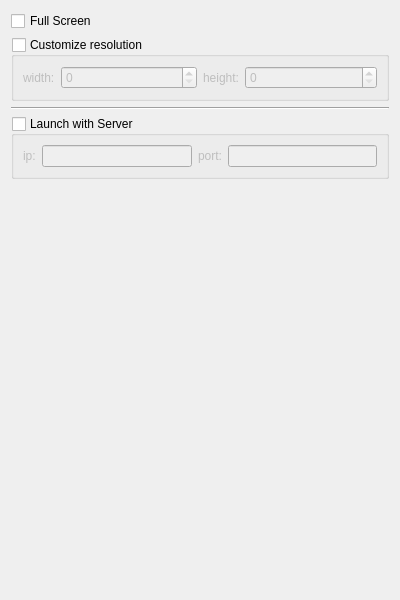
<?xml version="1.0" encoding="UTF-8"?>
<ui version="4.0">
 <class>GameTab</class>
 <widget class="QWidget" name="GameTab">
  <property name="geometry">
   <rect>
    <x>0</x>
    <y>0</y>
    <width>400</width>
    <height>600</height>
   </rect>
  </property>
  <property name="windowTitle">
   <string>Form</string>
  </property>
  <layout class="QVBoxLayout" name="verticalLayout">
   <item>
    <widget class="QCheckBox" name="fullScreen_checkBox">
     <property name="text">
      <string>Full Screen</string>
     </property>
    </widget>
   </item>
   <item>
    <widget class="QGroupBox" name="customizeResolution_gb">
     <property name="title">
      <string>Customize resolution</string>
     </property>
     <property name="checkable">
      <bool>true</bool>
     </property>
     <property name="checked">
      <bool>false</bool>
     </property>
     <layout class="QHBoxLayout" name="horizontalLayout">
      <item>
       <layout class="QHBoxLayout" name="horizontalLayout_3">
        <item>
         <widget class="QLabel" name="width_label">
          <property name="text">
           <string>width:</string>
          </property>
          <property name="buddy">
           <cstring>width_sb</cstring>
          </property>
         </widget>
        </item>
        <item>
         <widget class="QSpinBox" name="width_sb">
          <property name="sizePolicy">
           <sizepolicy hsizetype="Expanding" vsizetype="Fixed">
            <horstretch>0</horstretch>
            <verstretch>0</verstretch>
           </sizepolicy>
          </property>
          <property name="maximum">
           <number>999999999</number>
          </property>
         </widget>
        </item>
       </layout>
      </item>
      <item>
       <layout class="QHBoxLayout" name="horizontalLayout_6">
        <item>
         <widget class="QLabel" name="height_label">
          <property name="text">
           <string>height:</string>
          </property>
          <property name="buddy">
           <cstring>height_sb</cstring>
          </property>
         </widget>
        </item>
        <item>
         <widget class="QSpinBox" name="height_sb">
          <property name="sizePolicy">
           <sizepolicy hsizetype="Expanding" vsizetype="Fixed">
            <horstretch>0</horstretch>
            <verstretch>0</verstretch>
           </sizepolicy>
          </property>
          <property name="maximum">
           <number>999999999</number>
          </property>
         </widget>
        </item>
       </layout>
      </item>
     </layout>
    </widget>
   </item>
   <item>
    <widget class="Line" name="line_3">
     <property name="orientation">
      <enum>Qt::Horizontal</enum>
     </property>
    </widget>
   </item>
   <item>
    <widget class="QGroupBox" name="serverMode_gb">
     <property name="title">
      <string>Launch with Server</string>
     </property>
     <property name="checkable">
      <bool>true</bool>
     </property>
     <property name="checked">
      <bool>false</bool>
     </property>
     <layout class="QGridLayout" name="gridLayout_10">
      <item row="0" column="0">
       <widget class="QLabel" name="ip_label">
        <property name="text">
         <string>ip:</string>
        </property>
        <property name="buddy">
         <cstring>ip_le</cstring>
        </property>
       </widget>
      </item>
      <item row="0" column="1">
       <widget class="QLineEdit" name="ip_le"/>
      </item>
      <item row="0" column="2">
       <widget class="QLabel" name="port_label">
        <property name="text">
         <string>port:</string>
        </property>
        <property name="buddy">
         <cstring>port_le</cstring>
        </property>
       </widget>
      </item>
      <item row="0" column="3">
       <widget class="QLineEdit" name="port_le"/>
      </item>
     </layout>
    </widget>
   </item>
   <item>
    <spacer name="verticalSpacer_3">
     <property name="orientation">
      <enum>Qt::Vertical</enum>
     </property>
     <property name="sizeHint" stdset="0">
      <size>
       <width>17</width>
       <height>405</height>
      </size>
     </property>
    </spacer>
   </item>
  </layout>
 </widget>
 <resources/>
 <connections/>
</ui>
